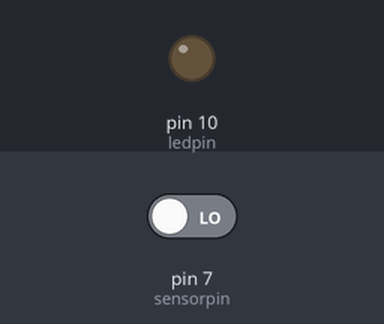
A sketch run on a simulated Arduino Uno, built with avr-gcc and run on an emulated ATmega328P. On the bench: output pins drawn as LEDs (lit = HIGH). The inputs (shaded band) are chosen by the test bench; at power-on: pin 7 (sensorpin) LOW.

Above: at 1.2 s.
1.3 s: pin 7 (sensorpin) driven HIGH
At 2.1 s:
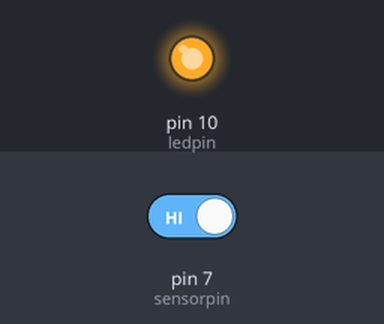
2.8 s: pin 7 (sensorpin) driven LOW
At 3.2 s:
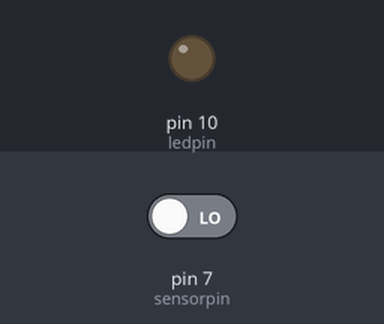
Timing chart, 0 to 5.8 s (numbered marks = the images above; inputs shaded):
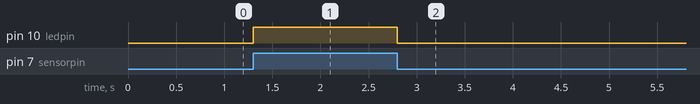

Measured:
- after the input at 1.3 s, pin 10 (ledpin): LOW → HIGH at once
- after the input at 2.8 s, pin 10 (ledpin): HIGH → LOW at once

The sketch:

sketch_jun28a.ino
```cpp
int sensorpin=7;    //infrared sensor pin
int value   ;        //value to hold the output of the sensor pin
int ledpin=10;

void setup() {
  // put your setup code here, to run once:
  Serial.begin(9600);
  pinMode(sensorpin,INPUT);
  pinMode(ledpin,OUTPUT);
}

void loop() {
  // put your main code here, to run repeatedly:
  value=digitalRead(sensorpin);
  /*Serial.print("The value received from the sensor  is ");
  Serial.println(value);
  delay(3000);*/
  if(value==1)
  {
    digitalWrite(ledpin,HIGH);
  }
  else
  {
    digitalWrite(ledpin,LOW);
  }
}
```
